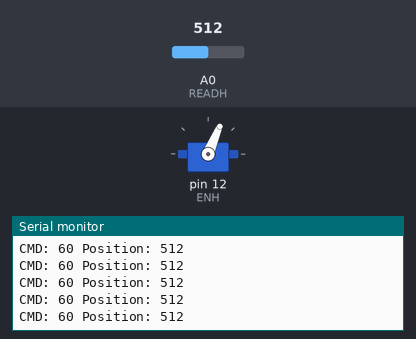
The sketch below on a simulated Arduino Uno, built with avr-gcc and run on an emulated ATmega328P. Parts: servo, the last lines printed to the serial monitor. The inputs (shaded band) are chosen by the test bench; at power-on: A0 (READH) = 512.

Above: at 1.2 s.
1.3 s: A0 (READH) set to 106
At 1.33 s:
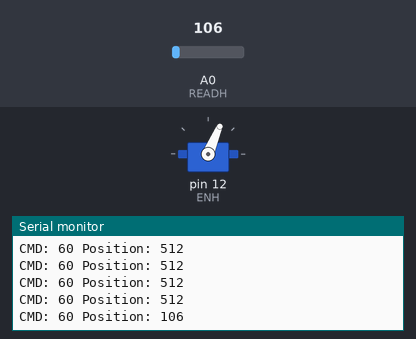
4.3 s: A0 (READH) set to 95
At 4.31 s:
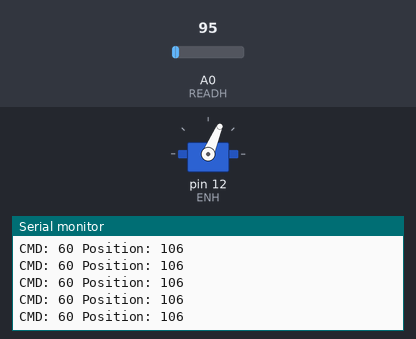
Timing chart, 0 to 7.3 s (numbered marks = the images above; inputs shaded):
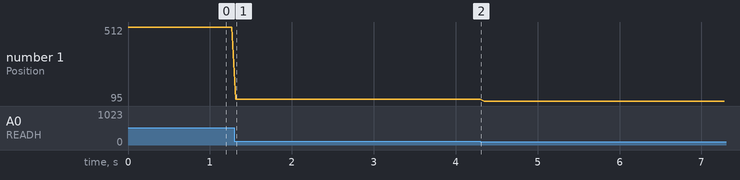

Measured:
- after the input at 1.3 s, the serial monitor: prints a new line at once (image 1)
- plotted number 1: 512 → 106 after the input at 1.3 s, 106 → 95 after the input at 4.3 s

The sketch:

arm.ino
```cpp
#include <Servo.h>

#define ENH 12
#define READH A0

Servo servo;

void setup() {
  Serial.begin(9600);
  pinMode(ENH, OUTPUT);
  servo.attach(ENH);
}
int i = 0;
void loop() {
  int pos = 0;
  pos = analogRead(READH);
  int cmd = 60;
  servo.write(67);
  Serial.print("CMD: ");
  Serial.print(cmd);
  Serial.print(" Position: ");
  Serial.println(pos);
  delay(50);
}
```
